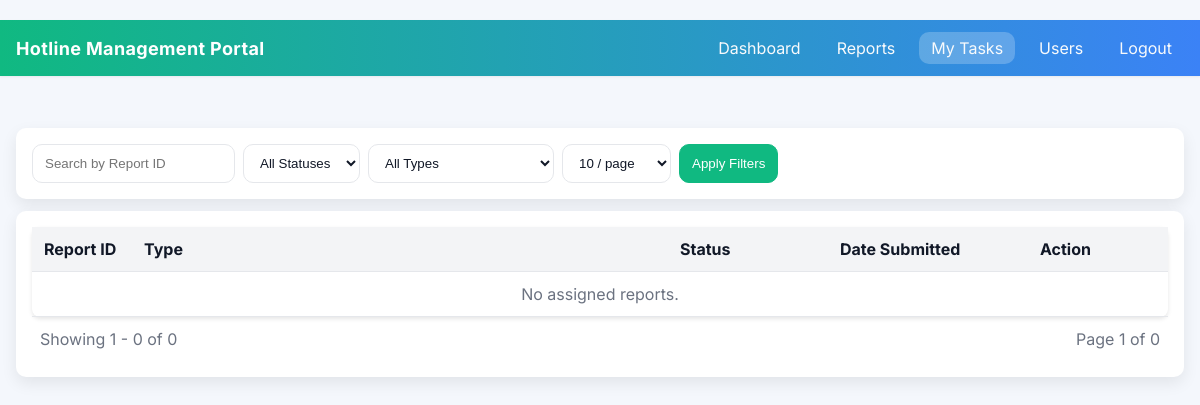
The app's page /my-tasks (signed in), older data.
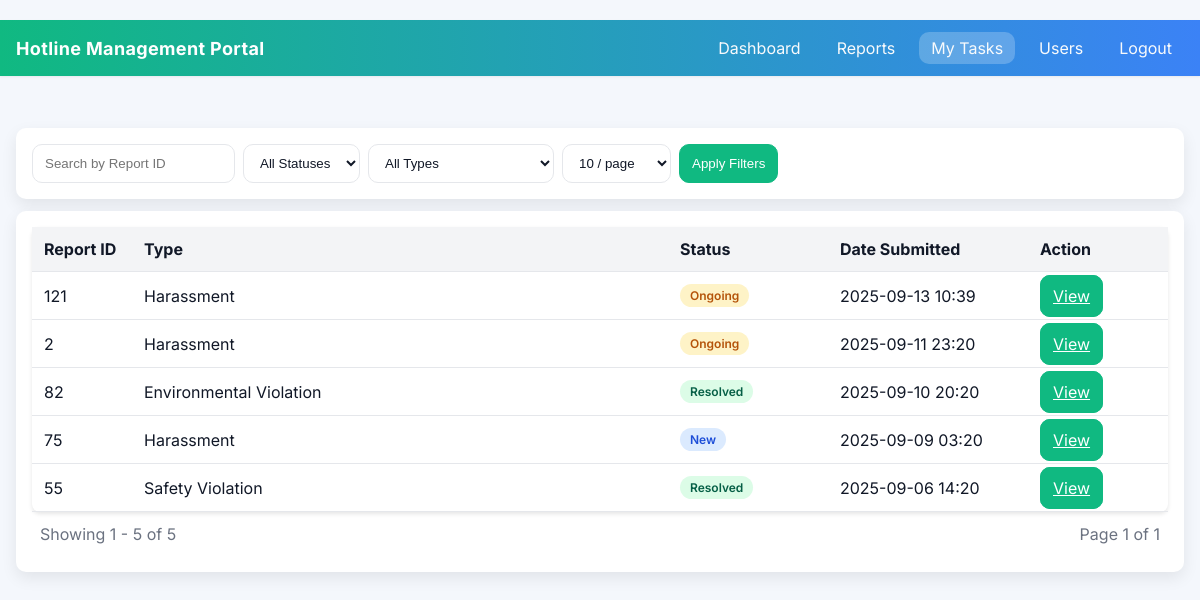
The same page, newer data.
### models.py (models this page shows, shortened)
class Report(db.Model):
    __tablename__ = 'report'
    __table_args__ = {'extend_existing': True}  # Allow redefining the table if necessary
    id = db.Column(db.Integer, primary_key=True)
    timestamp = db.Column(db.DateTime, default=datetime.utcnow)  # Timestamp of the report submission
    status = db.Column(db.String(50))  # 'New', 'Ongoing', 'Resolved'
    report_type = db.Column(db.String(100), nullable=False)  # Type of the report (e.g., Fraud, Safety)
    report_details = db.Column(db.String(500), nullable=False)  # Detailed description of the report
    anonymous_contact = db.Column(db.String(100), nullable=True)  # Optional anonymous contact information
    access_code = db.Column(db.String(100), unique=True, nullable=False)  # Unique access code for each report
    password_hash = db.Column(db.String(100), nullable=False)  # Hashed password for the report
    file_name = db.Column(db.String(255), nullable=True)  # Store the filename of the uploaded file
    assigned_user_id = db.Column(db.Integer, db.ForeignKey('user.id'), nullable=True)
    assigned_user = db.relationship('User', foreign_keys=[assigned_user_id])
    harassment_details = db.Column(db.String(1000), nullable=True)  # Detailed harassment incident description
    harassment_type = db.Column(db.String(100), nullable=True)  # Type of harassment (verbal, physical, etc.)
    harassment_frequent = db.Column(db.String(100), nullable=True)  # Frequency of harassment
    harassment_witnesses = db.Column(db.String(255), nullable=True)  # Witnesses to the harassment
    harassment_previous_reports = db.Column(db.String(100), nullable=True)  # Whether it has been reported before
    harassment_reporting_person = db.Column(db.String(255), nullable=True)  # Person to whom the incident was reported
    harassment_response = db.Column(db.String(1000), nullable=True)  # Response to previous reports
    fraud_details = db.Column(db.String(1000), nullable=True)
    fraud_involved = db.Column(db.String(255), nullable=True)
    fraud_date = db.Column(db.String(100), nullable=True)
    discrimination_details = db.Column(db.String(1000), nullable=True)
    discrimination_basis = db.Column(db.String(255), nullable=True)
    safety_violation_details = db.Column(db.String(1000), nullable=True)
    safety_violation_date = db.Column(db.String(100), nullable=True)
    conflict_details = db.Column(db.String(1000), nullable=True)
    conflict_involved = db.Column(db.String(255), nullable=True)
    bribery_details = db.Column(db.String(1000), nullable=True)
    bribery_involved = db.Column(db.String(255), nullable=True)
    environment_violation_details = db.Column(db.String(1000), nullable=True)
    environment_violation_date = db.Column(db.String(100), nullable=True)
    mismanagement_details = db.Column(db.String(1000), nullable=True)
    mismanagement_responsible = db.Column(db.String(255), nullable=True)
    other_details = db.Column(db.String(1000), nullable=True)
    investigator_notes = db.Column(db.Text, nullable=True)
    involved_parties = db.Column(db.Text, nullable=True)
    investigator_conclusion = db.Column(db.Text, nullable=True)
    investigation_updated_at = db.Column(db.DateTime, nullable=True)

### routes.py (the view)
    @app.route('/my-tasks', methods=['GET'])
    def my_tasks():
        if not session.get('user_id'):
            return redirect(url_for('login'))
        user_id = session.get('user_id')
        status = request.args.get('status', '').strip()
        report_type = request.args.get('report_type', '').strip()
        search = request.args.get('search', '').strip()
        query = Report.query.filter(Report.assigned_user_id == user_id)
        if status:
            smap = {'pending': 'New', 'investigating': 'Ongoing', 'completed': 'Resolved'}
            status_norm = smap.get(status, status)
            query = query.filter(Report.status == status_norm)
        if report_type:
            rtype_norm = report_type.replace(' ', '_')
            query = query.filter(Report.report_type == rtype_norm)
        if search:
            query = query.filter(Report.id == search)
        page = request.args.get('page', 1, type=int)
        per_page = request.args.get('per_page', 10, type=int)
        pagination = query.order_by(Report.timestamp.desc()).paginate(page=page, per_page=per_page, error_out=False)
        return render_template('dashboard/my_tasks.html', reports=pagination.items, pagination=pagination)

### templates/dashboard/my_tasks.html (shortened to what this page needs)
﻿<!DOCTYPE html>
<html lang="en">
<head>
    <link href="{{ url_for('static', filename='css/style.css') }}" rel="stylesheet">
    </head>
<body>
{% include 'partials/header.html' %}
<div class="container">
    <form class="card filters" method="GET" action="{{ url_for('my_tasks') }}">
        <input type="text" name="search" placeholder="Search by Report ID" value="{{ request.args.get('search', '') }}">
        <select name="status" aria-label="Status filter">
            <option value="">All Statuses</option>
        </select>
        <select name="report_type" aria-label="Type filter">
            <option value="">All Types</option>
        </select>
        <select name="per_page" aria-label="Results per page">
            {% set pp = request.args.get('per_page', '10') %}
            <option value="10" {% if pp == '10' %}selected{% endif %}>10 / page</option>
        </select>
        <button class="btn primary" type="submit">Apply Filters</button>
    </form>
    <div class="card reports">
        <table>
            <thead>
                <tr>
                    <th style="width:100px" class="sortable" data-type="num">Report ID</th>
                    <th class="sortable" data-type="text">Type</th>
                    <th style="width:160px" class="sortable" data-type="status">Status</th>
                    <th style="width:200px" class="sortable" data-type="date">Date Submitted</th>
                    <th style="width:140px">Action</th>
                </tr>
            </thead>
            <tbody>
                {% if reports %}
                    {% for report in reports %}
                        <tr>
                            <td>{{ report.id }}</td>
                            <td>{{ report.report_type|replace('_',' ') }}</td>
                            <td>
                                {% set st = (report.status or 'New').lower() %}
                                <span class="status-chip {% if st == 'resolved' %}status-resolved{% elif st == 'ongoing' %}status-ongoing{% else %}status-new{% endif %}">{{ report.status }}</span>
                            </td>
                            <td>{{ report.timestamp.strftime('%Y-%m-%d %H:%M') }}</td>
                            <td>
                                <a class="btn primary" href="{{ url_for('report_detail', report_id=report.id) }}">View</a>
                            </td>
                        </tr>
                    {% endfor %}
                {% else %}
                    <tr>
                        <td colspan="5" class="muted" style="text-align:center">No assigned reports.</td>
                    </tr>
                {% endif %}
            </tbody>
        </table>
        {% if pagination %}
        <div style="display:flex;justify-content:space-between;align-items:center;padding:12px 8px;gap:12px;">
            <div class="muted">
                {% set start = (pagination.page - 1) * pagination.per_page + 1 %}
                {% set end = (pagination.page - 1) * pagination.per_page + reports|length %}
                Showing {{ start }} - {{ end }} of {{ pagination.total }}
            </div>
            <div style="display:flex;gap:8px;align-items:center;">
                <span class="muted">Page {{ pagination.page }} of {{ pagination.pages }}</span>
            </div>
        </div>
        {% endif %}
    </div>
</div>
</body>
</html>

Row changes from the older to the newer data that the page shows:
added Report: id "121", report_type "Harassment", status "Ongoing", timestamp "2025-09-13 10:39"
added Report: id "2", report_type "Harassment", status "Ongoing", timestamp "2025-09-11 23:20"
added Report: id "82", report_type "Environmental Violation", status "Resolved", timestamp "2025-09-10 20:20"
added Report: id "75", report_type "Harassment", status "New", timestamp "2025-09-09 03:20"
added Report: id "55", report_type "Safety Violation", status "Resolved", timestamp "2025-09-06 14:20"
Text that changed along with them:
{{ end }}: "0" → "5"
{{ pagination.total }}: "0" → "5"
{{ pagination.pages }}: "0" → "1"
text no longer shown: "No assigned reports."
